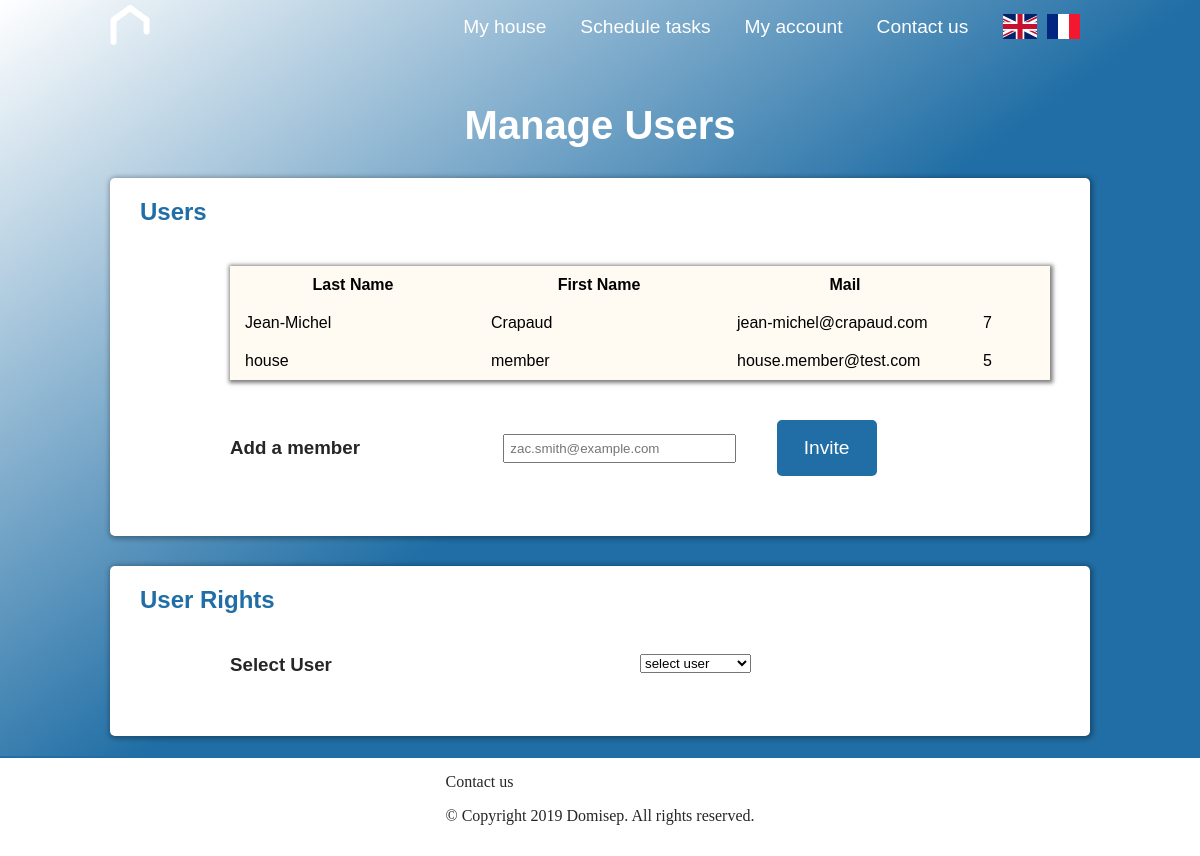
/manage-users.php (signed in), run on an earlier commit of the app's database.
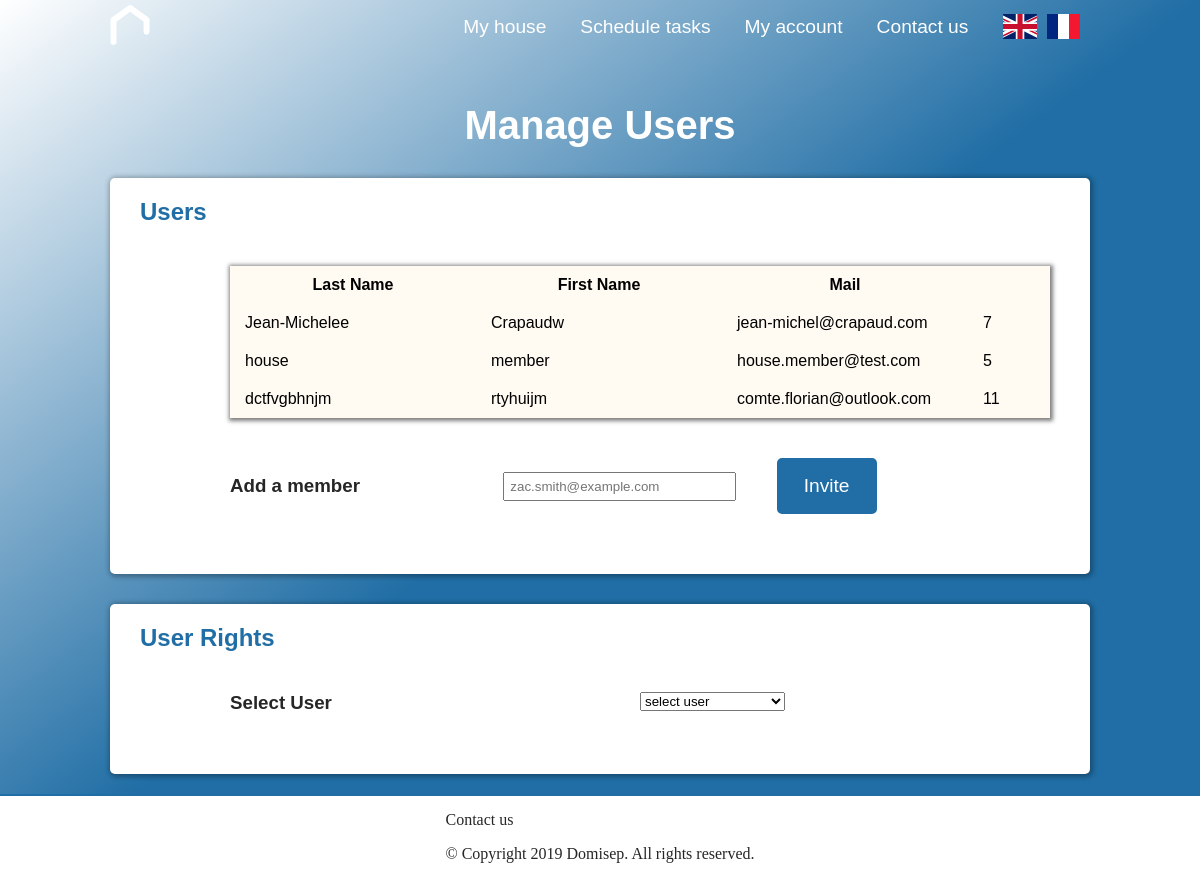
And on a later commit of the database.
### tables this page shows
CREATE TABLE IF NOT EXISTS `users` (
  `id` int(11) NOT NULL AUTO_INCREMENT,
  `role` enum('administrator','house_manager','house_member') NOT NULL,
  `first_name` varchar(50) NOT NULL,
  `last_name` varchar(50) NOT NULL,
  `email` varchar(50) NOT NULL,
  `birthdate` date NOT NULL,
  `phone` varchar(20) NOT NULL,
  `password` char(60) NOT NULL,
  `id_home` int(11) DEFAULT NULL,
  PRIMARY KEY (`id`)
);

### www/manage-users.php (the view, shortened to what this page needs)
<!DOCTYPE html>
<html>
<head>
	<link rel="stylesheet" type="text/css" media="screen" href="style/full-site-style.min.css" />
	<link rel="stylesheet" type="text/css" media="screen" href="style/dashboard-style.min.css" />
	<link rel="stylesheet" type="text/css" media="screen" href="style/manage-users.min.css" />
	<link rel="stylesheet" type="text/css" media="screen" href="style/icons.min.css" />
	<link rel="stylesheet" type="text/css" media="screen" href="components/modals/modal.min.css" />
	<link rel="stylesheet" type="text/css" media="screen" href="components/footer/footer.min.css" />
	<link rel="stylesheet" href="components/header-nav/header-nav.min.css">
	<link rel="stylesheet" href="components/header-nav/header-dashboard.min.css">
</head>
<body>
	<?php
include('components/header-nav/header-nav.php');
$db = dbconnect();
?>
		<div class="page-content-container dashboard">
			<div class="page-content dashboard">
				<div class="page-title">
					<h1>Manage Users</h1>
				</div>
				<div class="dashboard-big-container">
						<h2>Users</h2>
						<div class="dashboard-inner-container">
							<table id="users-table" width="100%">
								<colgroup>
									<col width="30%"/>
									<col width="30%"/>
									<col width="30%"/>
									<col width="10%"/>
								</colgroup>
								<thead>
									<tr>
										<th>Last Name</th>
										<th>First Name</th>
										<th>Mail</th>
										<th></th>
									</tr>
								</thead>
								<tbody>
									<?php
									$home_id = $_SESSION['home_id'];
									$users_array = mysqli_query($db,"SELECT id, first_name, last_name, email FROM users WHERE id_home=$home_id ORDER BY last_name,first_name ASC");
									$html = '';
									while ($user_row = mysqli_fetch_array($users_array)) {
										$id = $user_row[0];
										$first_name = $user_row[1];
										$last_name = $user_row[2];
										$email = $user_row[3];
										$html .= "		<tr>
										<td>$first_name</td>
										<td>$last_name</td>
										<td>$email</td>
										<td>$id</td>
										</tr>";
									}
									echo $html;
									?>
								</tbody>
							</table>
						</div>
						<div class="dashboard-inner-container">
							<form id="add-user-form">
								<div>
									<h3>Add a member</h3>
								</div>
								<div>
									<input required type="text" name="mail" placeholder="zac.smith@example.com">
								</div>
								<div>
									<input type="submit" name="invite-user" value="Invite">
								</div>
							</form>
						</div>
				</div>
				<div class="dashboard-big-container">
						<h2>User Rights</h2>
						<div class="dashboard-inner-container select-user">
							<div>
								<h3>Select User</h3>
							</div>
							<div>
								<select name="user-id" placeholder="select user">
									<?php
									$home_id = 1;
									$users_array = mysqli_query($db,"SELECT id, first_name, last_name, email FROM users WHERE id_home=$home_id AND role='house_member' ORDER BY last_name,first_name ASC");
									$html = "<option disabled selected value > select user </option>";
									while ($user_row = mysqli_fetch_row($users_array)) {
										$id = $user_row[0];
										$first_name = $user_row[1];
										$last_name = $user_row[2];
										$html .= "<option value='$id'>$first_name $last_name</option>";
									}
									echo $html;
									?>
								</select>
							</div>
						</div>
				</div>
			</div>
		</div>
<?php
include('components/footer/footer.php');
?>
</body>
</html>

What changed in the data, as far as the page shows it:
changed users "jean-michel@crapaud.com": first_name "Jean-Michel" → "Jean-Michelee"; last_name "Crapaud" → "Crapaudw"
added users: first_name "dctfvgbhnjm", last_name "rtyhuijm", email "comte.florian@outlook.com", id "11"
